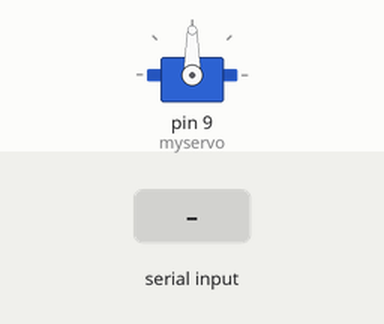
This sketch was run on a simulated Arduino Uno, built with avr-gcc and run on an emulated ATmega328P. On the bench: servo. The inputs (shaded band) are chosen by the test bench. What the sketch prints to the serial monitor is not drawn.

Above: at 1.2 s.
1.3 s: byte 30 received over Serial
At 1.8 s:
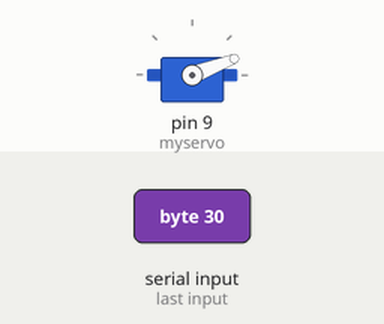
2.8 s: byte 90 received over Serial
At 4.0 s:
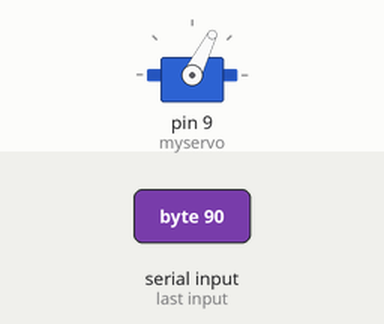
4.3 s: byte 120 received over Serial
At 5.3 s:
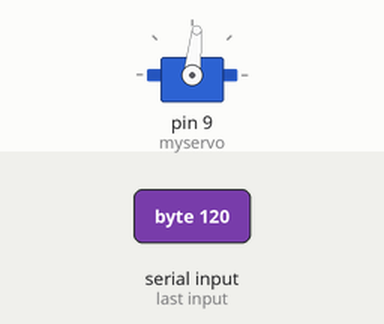
Timing chart, 0 to 7.3 s (numbered marks = the images above; inputs shaded):
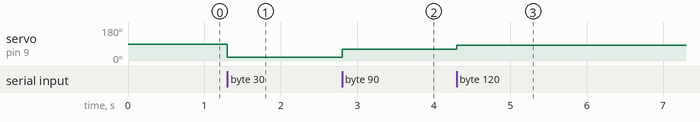

Measured:
- after the input at 1.3 s, servo on pin 9 (myservo): 90° → 21° at once
- after the input at 2.8 s, servo on pin 9 (myservo): 21° → 63° at once
- after the input at 4.3 s, servo on pin 9 (myservo): 63° → 84° at once

The sketch:

04b.P5toArduino_byte_Servo.ino
```cpp
#include <Servo.h>

Servo myservo;  // create servo object to control a servo

void setup() {
  Serial.begin(9600);           // initialize serial communications
  myservo.attach(9);
}

void loop() {
  if (Serial.available() > 0) { // if there's serial data available
    int inByte = Serial.read();   // read it
    Serial.write(inByte);         // send it back out as raw binary data
    //analogWrite(5, inByte);       // use it to set the LED brightness
    inByte = map(inByte, 0, 255, 0, 180);     // scale it to use it with the servo (value between 0 and 180)
    myservo.write(inByte);                  // sets the servo position according to the scaled value
    delay(15);
  }
}
```
